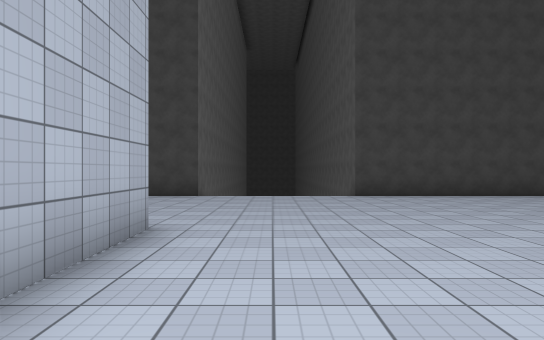
view 1 (above)

24 first-person views from a walk through a scene from a Unity 3-D project. The camera is 1.4 m above the floor, looks level and sees 70° across. The floor is counted in squares, 2 m on a side. Each view is taken from the middle of a square. On the plan, view 1 faces up. The plan holds only what a view shows up to about 11 squares ahead; the rest is blank. The place goes on beyond the plan. Surface patterns are stand-ins for the level's own textures.

view 2
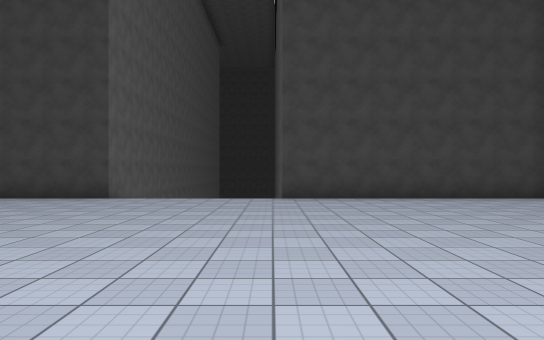

view 3
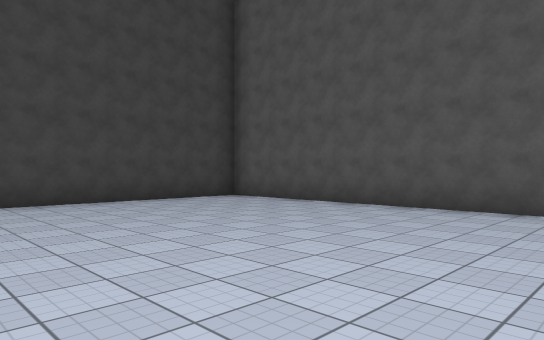

view 4
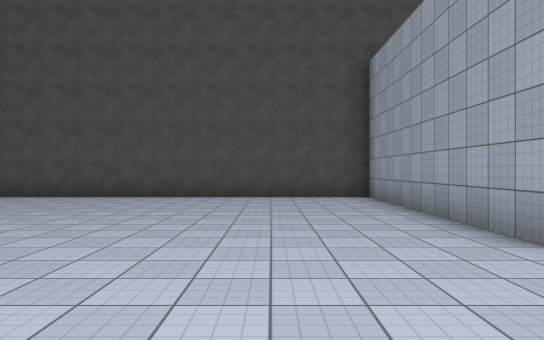

view 5
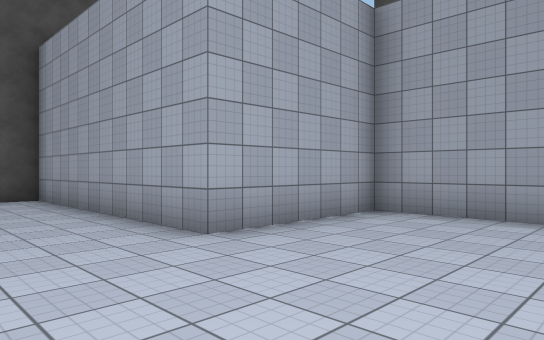

view 6
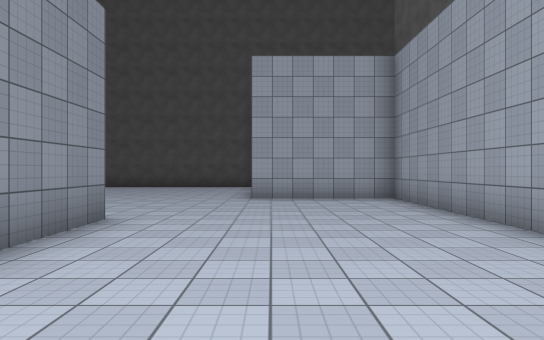

view 7
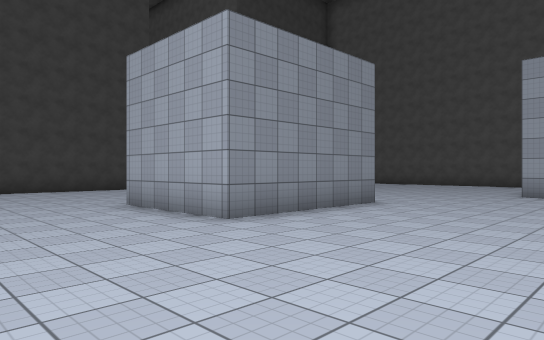

view 8
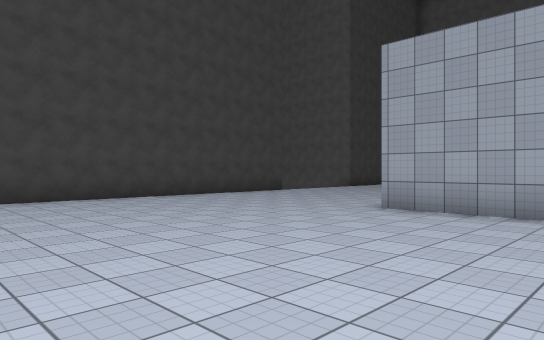

view 9
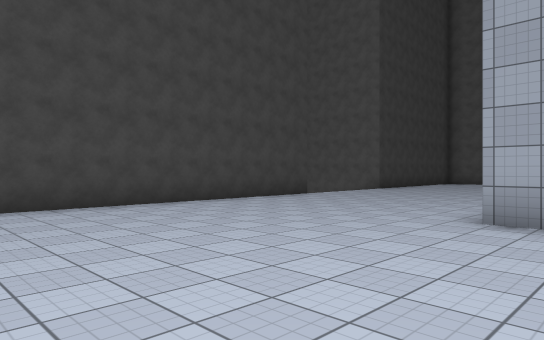

view 10
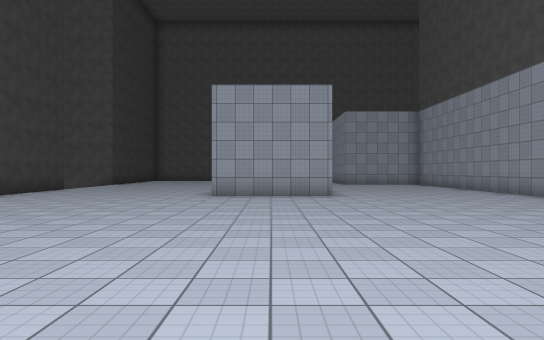

view 11
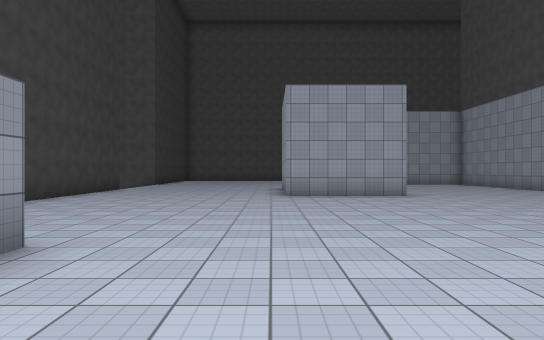

view 12
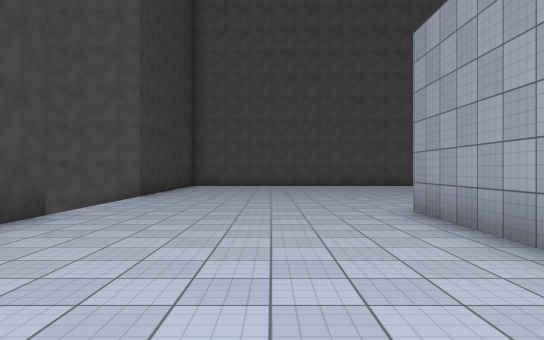

view 13
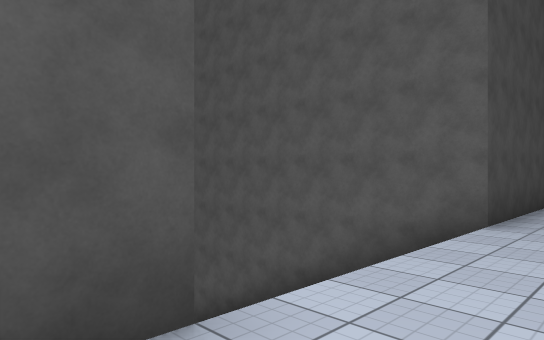

view 14
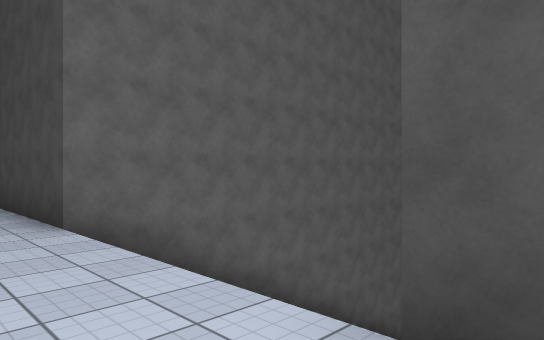

view 15
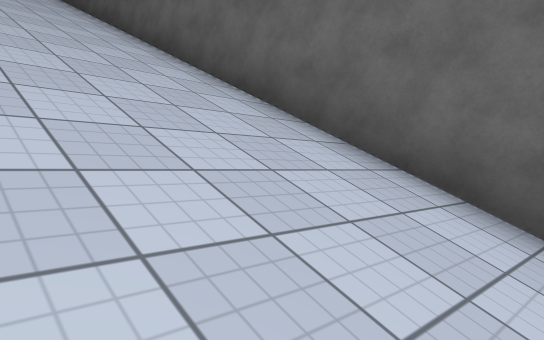

view 16
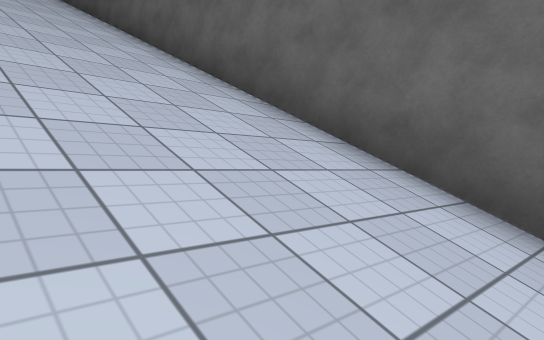

view 17
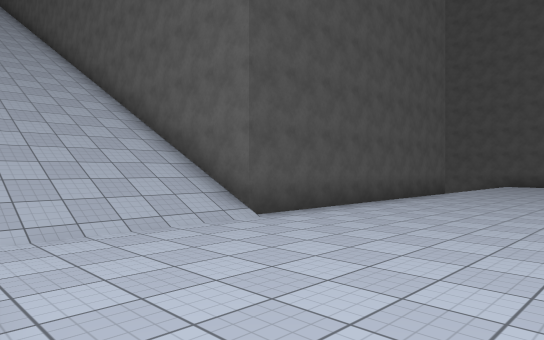

view 18
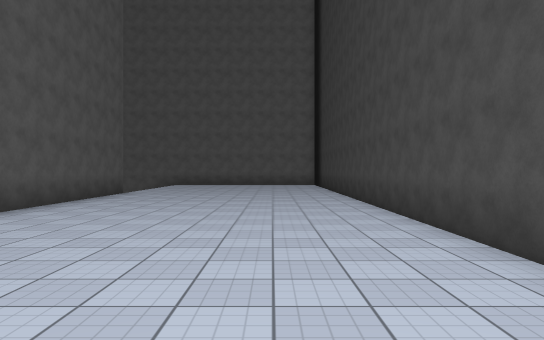

view 19
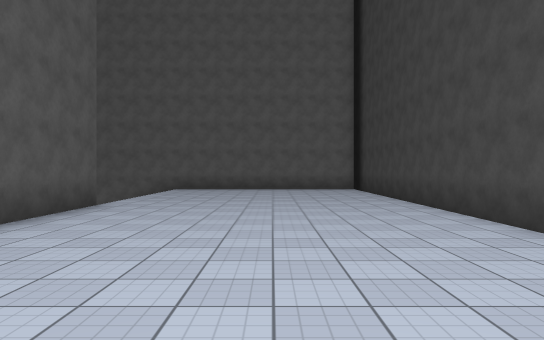

view 20
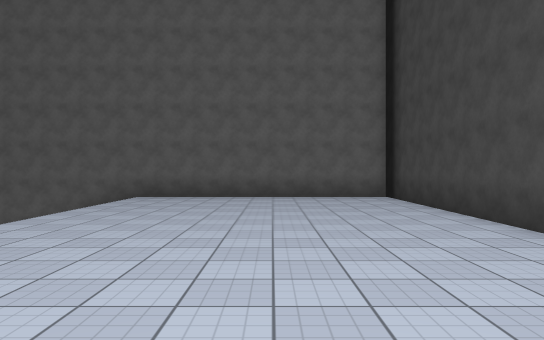

view 21
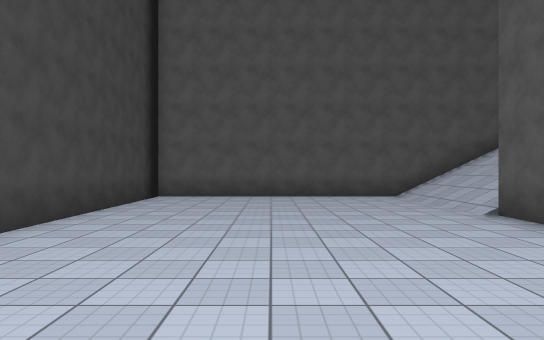

view 22
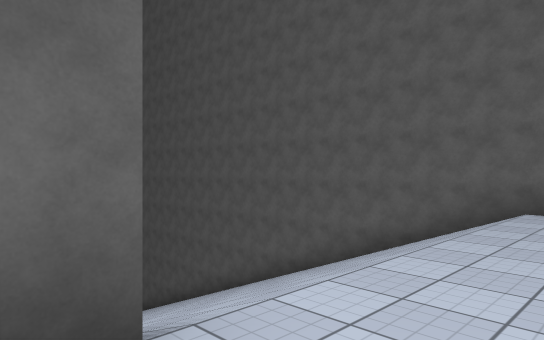

view 23
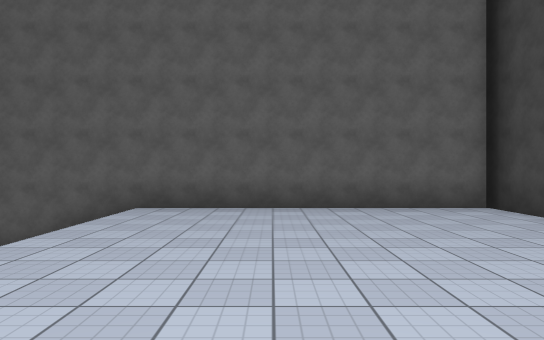

view 24
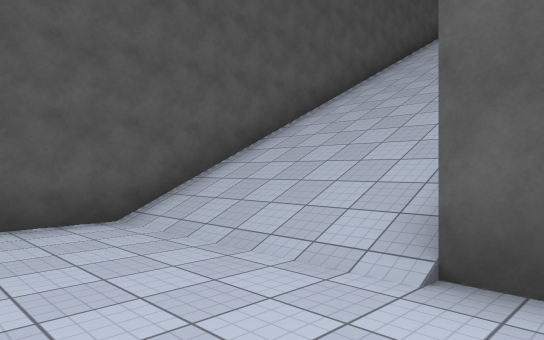

### Floor plan
Key: @ floor where view 1 was taken; # wall or solid block; . main floor; - floor 19 m lower than the main floor; / step, stairs or slope.
Columns run from 17 left of view 1 to 9 right of it. Each row starts with its distance up from view 1.
 37 #####################
 36 #-------------------#
 35 #-------------------#
 34 #-------------------#
 33 #-------------------#
 32 #-------------------#
 31 #-------------------#
 30 #///////########////#
 29 #///////       #////#
 28 #//////        #////#
 27 #/////         #////#
 26 #/////         #////#
 25 #////          #////#
 24 #////          #////#
 23   //           #////#
 22                #////
 21                #///
 20                #///
 19                #//
 18                #//
 17                #// /#
 16                #// /#
 15                #/  /#
 14                #/  /#
 13                #    #
 12                #    #
 11        #########   /#######
 10        ...................#
  9       ....................#
  8      .....................#
  7    .......................#
  6    .......................#
  5  / .......................#
  4    .........####..........#
  3  / .........####..........#
  2    .........####..........#
  1    .......................#
  0      ............@........#
 -1       ..............#######
 -2         ............#
 -3         ............#
 -4            // /######

Positions as (right, up) in squares from view 1, and headings:
1: (0, 0), facing up
2: (2, 1), facing up
3: (2, 2), facing up-right
4: (-1, 2), facing right
5: (-1, 2), facing down-right
6: (-7, -1), facing right
7: (-9, -3), facing up-right
8: (-12, 1), facing up-right
9: (-11, 3), facing up-right
10: (-16, 3), facing right
11: (-16, 5), facing right
12: (-8, 7), facing right
13: (-3, 9), facing up-right
14: (3, 9), facing up-left
15: (1, 23), facing down-left
16: (1, 28), facing down-left
17: (2, 35), facing down-left
18: (2, 35), facing left
19: (-2, 34), facing left
20: (-6, 34), facing left
21: (-8, 34), facing right
22: (-9, 32), facing down-left
23: (-9, 33), facing left
24: (-3, 33), facing down-right
